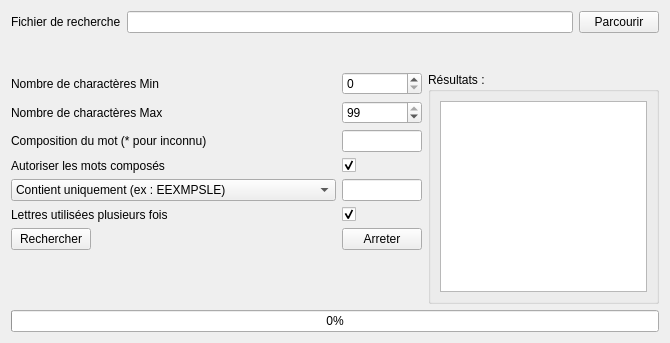
<?xml version="1.0" encoding="UTF-8"?>
<ui version="4.0">
 <class>fenetre</class>
 <widget class="QWidget" name="fenetre">
  <property name="geometry">
   <rect>
    <x>0</x>
    <y>0</y>
    <width>670</width>
    <height>343</height>
   </rect>
  </property>
  <property name="windowTitle">
   <string>Trouver un mot avec...</string>
  </property>
  <layout class="QVBoxLayout" name="verticalLayout">
   <item>
    <layout class="QHBoxLayout" name="horizontalLayout">
     <item>
      <widget class="QLabel" name="label">
       <property name="text">
        <string>Fichier de recherche</string>
       </property>
      </widget>
     </item>
     <item>
      <widget class="QLineEdit" name="fichier"/>
     </item>
     <item>
      <widget class="QPushButton" name="bParcourir">
       <property name="text">
        <string>Parcourir</string>
       </property>
      </widget>
     </item>
    </layout>
   </item>
   <item>
    <spacer name="verticalSpacer">
     <property name="orientation">
      <enum>Qt::Vertical</enum>
     </property>
     <property name="sizeHint" stdset="0">
      <size>
       <width>20</width>
       <height>35</height>
      </size>
     </property>
    </spacer>
   </item>
   <item>
    <layout class="QHBoxLayout" name="horizontalLayout_3">
     <item>
      <layout class="QFormLayout" name="formLayout">
       <item row="0" column="0">
        <widget class="QLabel" name="lblCharsMin">
         <property name="text">
          <string>Nombre de charactères Min</string>
         </property>
        </widget>
       </item>
       <item row="0" column="1">
        <widget class="QSpinBox" name="nbCharsMin"/>
       </item>
       <item row="1" column="0">
        <widget class="QLabel" name="lblCharsMax">
         <property name="text">
          <string>Nombre de charactères Max</string>
         </property>
        </widget>
       </item>
       <item row="1" column="1">
        <widget class="QSpinBox" name="nbCharsMax">
         <property name="minimum">
          <number>1</number>
         </property>
         <property name="value">
          <number>99</number>
         </property>
        </widget>
       </item>
       <item row="2" column="0">
        <widget class="QLabel" name="lblCharsDef">
         <property name="text">
          <string>Composition du mot (* pour inconnu)</string>
         </property>
        </widget>
       </item>
       <item row="2" column="1">
        <widget class="QLineEdit" name="charsDef"/>
       </item>
       <item row="3" column="0">
        <widget class="QLabel" name="lblMotComposes">
         <property name="text">
          <string>Autoriser les mots composés</string>
         </property>
        </widget>
       </item>
       <item row="3" column="1">
        <widget class="QCheckBox" name="motsComposes">
         <property name="text">
          <string/>
         </property>
         <property name="checked">
          <bool>true</bool>
         </property>
        </widget>
       </item>
       <item row="4" column="0">
        <widget class="QComboBox" name="bContient">
         <item>
          <property name="text">
           <string>Contient uniquement (ex : EEXMPSLE)</string>
          </property>
         </item>
         <item>
          <property name="text">
           <string>Contient peut etre uniquement (ex : EEXMPSLEZZCC)</string>
          </property>
         </item>
         <item>
          <property name="text">
           <string>Ne contient pas</string>
          </property>
         </item>
        </widget>
       </item>
       <item row="4" column="1">
        <widget class="QLineEdit" name="lContient">
         <property name="text">
          <string/>
         </property>
        </widget>
       </item>
       <item row="5" column="0">
        <widget class="QLabel" name="lblPlusieursChars">
         <property name="text">
          <string>Lettres utilisées plusieurs fois</string>
         </property>
        </widget>
       </item>
       <item row="5" column="1">
        <widget class="QCheckBox" name="plusieursChars">
         <property name="text">
          <string/>
         </property>
         <property name="checked">
          <bool>true</bool>
         </property>
        </widget>
       </item>
       <item row="6" column="0">
        <widget class="QPushButton" name="bCalc">
         <property name="text">
          <string>Rechercher</string>
         </property>
        </widget>
       </item>
       <item row="6" column="1">
        <widget class="QPushButton" name="bStop">
         <property name="text">
          <string>Arreter</string>
         </property>
        </widget>
       </item>
      </layout>
     </item>
     <item>
      <widget class="QGroupBox" name="groupBox">
       <property name="title">
        <string>Résultats : </string>
       </property>
       <layout class="QHBoxLayout" name="horizontalLayout_2">
        <item>
         <widget class="QTextEdit" name="resultat"/>
        </item>
       </layout>
      </widget>
     </item>
    </layout>
   </item>
   <item>
    <widget class="QProgressBar" name="pbChargement">
     <property name="value">
      <number>0</number>
     </property>
    </widget>
   </item>
  </layout>
 </widget>
 <resources/>
 <connections/>
</ui>
